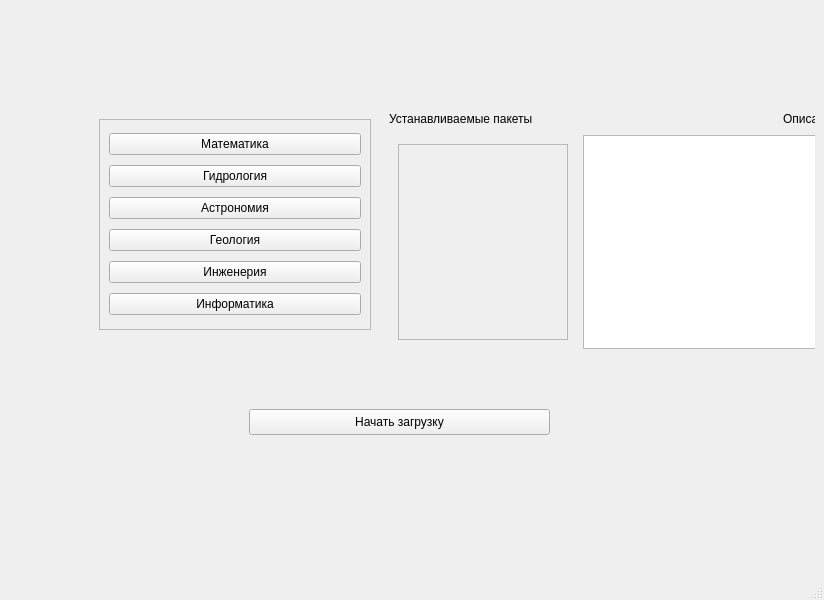
<?xml version="1.0" encoding="UTF-8"?>
<ui version="4.0">
 <class>MainWindow</class>
 <widget class="QMainWindow" name="MainWindow">
  <property name="geometry">
   <rect>
    <x>0</x>
    <y>0</y>
    <width>824</width>
    <height>600</height>
   </rect>
  </property>
  <property name="windowTitle">
   <string>MainWindow</string>
  </property>
  <widget class="QWidget" name="centralwidget">
   <layout class="QVBoxLayout" name="verticalLayout_3">
    <item>
     <widget class="QStackedWidget" name="mainStackedWidget">
      <property name="currentIndex">
       <number>0</number>
      </property>
      <widget class="QWidget" name="preparationPage">
       <widget class="QScrollArea" name="scrollKitsArea">
        <property name="geometry">
         <rect>
          <x>90</x>
          <y>110</y>
          <width>272</width>
          <height>211</height>
         </rect>
        </property>
        <property name="widgetResizable">
         <bool>true</bool>
        </property>
        <widget class="QWidget" name="scrollAreaWidgetContents">
         <property name="geometry">
          <rect>
           <x>0</x>
           <y>0</y>
           <width>270</width>
           <height>209</height>
          </rect>
         </property>
         <layout class="QVBoxLayout" name="verticalLayout">
          <item>
           <widget class="QPushButton" name="mathButton">
            <property name="text">
             <string>Математика</string>
            </property>
           </widget>
          </item>
          <item>
           <widget class="QPushButton" name="hydrologyButton">
            <property name="text">
             <string>Гидрология</string>
            </property>
           </widget>
          </item>
          <item>
           <widget class="QPushButton" name="astronomyButton">
            <property name="text">
             <string>Астрономия</string>
            </property>
           </widget>
          </item>
          <item>
           <widget class="QPushButton" name="geologyButton">
            <property name="text">
             <string>Геология</string>
            </property>
           </widget>
          </item>
          <item>
           <widget class="QPushButton" name="engeneeringButton">
            <property name="text">
             <string>Инженерия</string>
            </property>
           </widget>
          </item>
          <item>
           <widget class="QPushButton" name="csButton">
            <property name="text">
             <string>Информатика</string>
            </property>
           </widget>
          </item>
         </layout>
        </widget>
       </widget>
       <widget class="QWidget" name="kitsDescription" native="true">
        <property name="geometry">
         <rect>
          <x>380</x>
          <y>100</y>
          <width>450</width>
          <height>240</height>
         </rect>
        </property>
        <layout class="QVBoxLayout" name="verticalLayout_4">
         <item>
          <layout class="QHBoxLayout" name="horizontalLayout_2">
           <item>
            <widget class="QLabel" name="label">
             <property name="text">
              <string>Устанавливаемые пакеты</string>
             </property>
            </widget>
           </item>
           <item>
            <spacer name="horizontalSpacer">
             <property name="orientation">
              <enum>Qt::Horizontal</enum>
             </property>
             <property name="sizeHint" stdset="0">
              <size>
               <width>40</width>
               <height>20</height>
              </size>
             </property>
            </spacer>
           </item>
           <item>
            <widget class="QLabel" name="label_2">
             <property name="text">
              <string>Описание</string>
             </property>
            </widget>
           </item>
          </layout>
         </item>
         <item>
          <layout class="QHBoxLayout" name="horizontalLayout_4">
           <item>
            <widget class="QStackedWidget" name="packagesChoose">
             <property name="currentIndex">
              <number>0</number>
             </property>
             <widget class="QWidget" name="mathPage">
              <layout class="QHBoxLayout" name="horizontalLayout_3">
               <item>
                <widget class="QScrollArea" name="mathScrollArea">
                 <property name="widgetResizable">
                  <bool>true</bool>
                 </property>
                 <widget class="QWidget" name="mathScrollAreaContents">
                  <property name="geometry">
                   <rect>
                    <x>0</x>
                    <y>0</y>
                    <width>148</width>
                    <height>172</height>
                   </rect>
                  </property>
                  <layout class="QVBoxLayout" name="verticalLayout_2"/>
                 </widget>
                </widget>
               </item>
              </layout>
             </widget>
             <widget class="QWidget" name="hydrologyPage"/>
             <widget class="QWidget" name="astonomyPage"/>
             <widget class="QWidget" name="geologyPage"/>
             <widget class="QWidget" name="engeneeringPage"/>
             <widget class="QWidget" name="csPage"/>
            </widget>
           </item>
           <item>
            <widget class="QTextEdit" name="packageDescription">
             <property name="readOnly">
              <bool>true</bool>
             </property>
             <property name="html">
              <string>&lt;!DOCTYPE HTML PUBLIC &quot;-//W3C//DTD HTML 4.0//EN&quot; &quot;http://www.w3.org/TR/REC-html40/strict.dtd&quot;&gt;
&lt;html&gt;&lt;head&gt;&lt;meta name=&quot;qrichtext&quot; content=&quot;1&quot; /&gt;&lt;style type=&quot;text/css&quot;&gt;
p, li { white-space: pre-wrap; }
&lt;/style&gt;&lt;/head&gt;&lt;body style=&quot; font-family:'Open Sans'; font-size:10pt; font-weight:400; font-style:normal;&quot;&gt;
&lt;p style=&quot;-qt-paragraph-type:empty; margin-top:0px; margin-bottom:0px; margin-left:0px; margin-right:0px; -qt-block-indent:0; text-indent:0px;&quot;&gt;&lt;br /&gt;&lt;/p&gt;&lt;/body&gt;&lt;/html&gt;</string>
             </property>
            </widget>
           </item>
          </layout>
         </item>
        </layout>
       </widget>
       <widget class="QPushButton" name="downloadButton">
        <property name="geometry">
         <rect>
          <x>240</x>
          <y>400</y>
          <width>301</width>
          <height>26</height>
         </rect>
        </property>
        <property name="text">
         <string>Начать загрузку</string>
        </property>
       </widget>
      </widget>
      <widget class="QWidget" name="downloadPage">
       <widget class="QTextEdit" name="installationLog">
        <property name="geometry">
         <rect>
          <x>110</x>
          <y>60</y>
          <width>431</width>
          <height>251</height>
         </rect>
        </property>
       </widget>
       <widget class="QPushButton" name="returnButton">
        <property name="geometry">
         <rect>
          <x>230</x>
          <y>340</y>
          <width>201</width>
          <height>26</height>
         </rect>
        </property>
        <property name="text">
         <string>Вернуться назад</string>
        </property>
       </widget>
      </widget>
     </widget>
    </item>
   </layout>
  </widget>
  <widget class="QMenuBar" name="menubar">
   <property name="geometry">
    <rect>
     <x>0</x>
     <y>0</y>
     <width>824</width>
     <height>23</height>
    </rect>
   </property>
  </widget>
  <widget class="QStatusBar" name="statusbar"/>
 </widget>
 <resources/>
 <connections/>
</ui>
